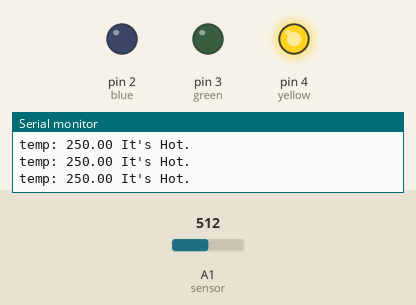
The sketch below on a simulated Arduino Uno, built with avr-gcc and run on an emulated ATmega328P. On the bench: output pins drawn as LEDs (lit = HIGH), the last lines printed to the serial monitor. Inputs (shaded band) come from the test bench; at power-on: A1 (sensor) = 512.

Above: at 1.2 s.
1.3 s: A1 (sensor) set to 61
2.8 s: A1 (sensor) set to 52
At 3.3 s:
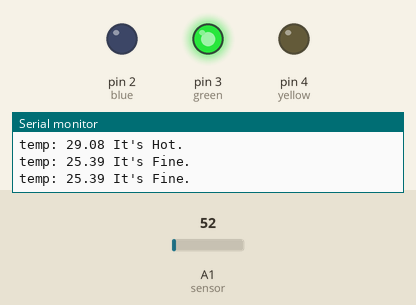
4.5 s: A1 (sensor) set to 34
6.0 s: A1 (sensor) set to 28
At 7.3 s:
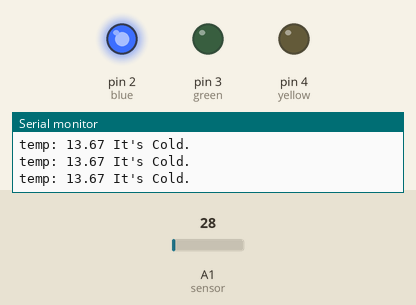
7.8 s: A1 (sensor) set to 122
At 9.1 s:
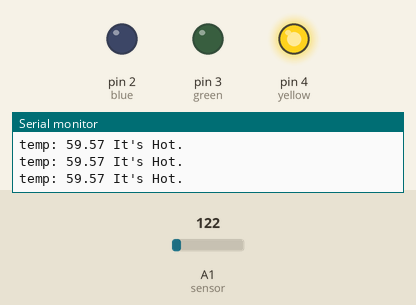
9.5 s: A1 (sensor) set to 0
At 10.9 s:
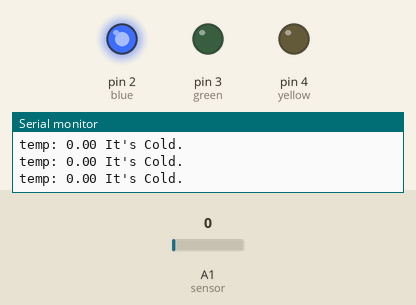
Timing chart, 0 to 12.3 s (numbered marks = the images above; inputs shaded):
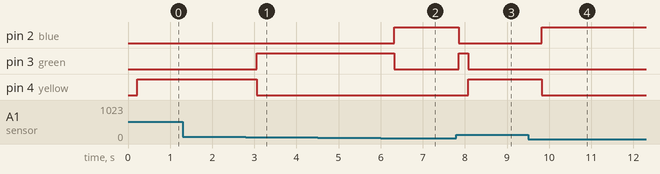

Measured:
- the behaviour switches between 58 and 57 on A1 (sensor) (found by bisection; images 0 and 1)
- the behaviour switches between 31 and 30 on A1 (sensor) (found by bisection; images 1 and 2)
- after the input at 2.8 s, pin 3 (green): LOW → HIGH after 0.25 s; pin 4 (yellow): HIGH → LOW after 0.25 s
- after the input at 6.0 s, pin 2 (blue): LOW → HIGH after 0.33 s; pin 3 (green): HIGH → LOW after 0.33 s
- after the input at 7.8 s, pin 2 (blue): HIGH → LOW after 0.06 s; pin 3 (green): LOW → HIGH after 0.06 s, → LOW 0.22 s later; pin 4 (yellow): LOW → HIGH after 0.27 s
- after the input at 9.5 s, pin 2 (blue): LOW → HIGH after 0.32 s; pin 4 (yellow): HIGH → LOW after 0.32 s

The sketch:

Arduino_Uno_R3_Temperature_Indicator.ino
```cpp
const int hot   = 28;   // set hot parameter
const int cold  = 15;   // set cold parameter
int       ok = 0;
double    avg = 0;

void setup() {
  pinMode(A1, INPUT);   // sensor
  pinMode(2, OUTPUT);   // blue
  pinMode(3, OUTPUT);   // green
  pinMode(4, OUTPUT);   // yellow
  analogReference(DEFAULT);
  Serial.begin(9600);
}

void loop() {
  // calculating temperature
  int   sensor  = analogRead(A1);
  float voltage = (sensor / 1024.0) * 5.0;
  float tempC   = voltage * 100;

  // getting the average of temperatures
  if (ok != 100) {
    avg += tempC;
    ok++;
  } else {
    avg /= 100;
    Serial.print("temp: ");
    Serial.print(avg);

    // indicators
    if (avg < cold) { // cold
      digitalWrite(2, HIGH);
      digitalWrite(3, LOW);
      digitalWrite(4, LOW);
      Serial.println(" It's Cold.");
    }
    else if (avg >= hot) { // hot
      digitalWrite(2, LOW);
      digitalWrite(3, LOW);
      digitalWrite(4, HIGH);
      Serial.println(" It's Hot.");
    }
    else { // fine
      digitalWrite(2, LOW);
      digitalWrite(3, HIGH);
      digitalWrite(4, LOW);
      Serial.println(" It's Fine.");
    }
    avg   = 0;
    ok    = 0;
  }

  delay(2);
}
```
